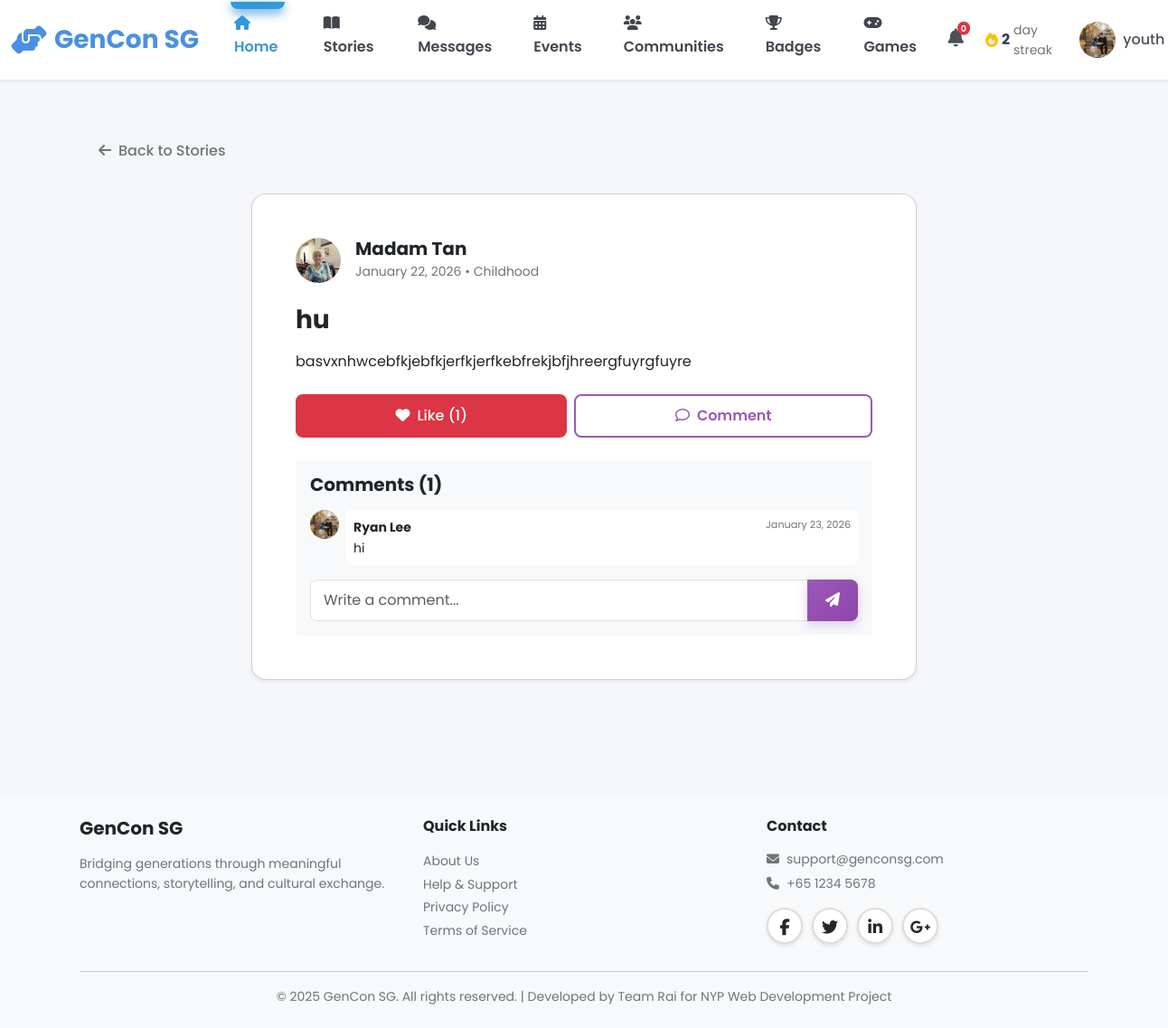
Screenshot of /youth/story/1 (signed in) with the database file from the repository.
### models.py (models this page shows, shortened)
class User(db.Model):
    __tablename__ = 'users'
    id = db.Column(db.Integer, primary_key=True)
    username = db.Column(db.String(80), unique=True, nullable=False, index=True)
    password_hash = db.Column(db.String(255), nullable=False)
    email = db.Column(db.String(120), unique=True, nullable=False, index=True)
    full_name = db.Column(db.String(120), nullable=False)
    phone = db.Column(db.String(20))
    age = db.Column(db.Integer, nullable=False)
    bio = db.Column(db.Text)  # User biography
    school = db.Column(db.String(255))  # School or organization for youth
    role = db.Column(db.String(20), nullable=False)  # 'senior', 'youth', or 'admin'
    elo = db.Column(db.Integer, default=1200) # Default ELO rating
    profile_picture = db.Column(db.String(255), default='images/default-avatar.png')
    disable_reason = db.Column(db.Text)
    interests_json = db.Column(db.Text)  # Stores interests as JSON array
    languages_json = db.Column(db.Text)  # Stores languages as JSON array
    accessibility_settings_json = db.Column(db.Text)  # Stores settings as JSON object
    created_at = db.Column(db.DateTime, default=datetime.utcnow, nullable=False)
    last_active = db.Column(db.DateTime, default=datetime.utcnow, nullable=False)
    is_active = db.Column(db.Boolean, default=True)
    stories = db.relationship('Story', back_populates='user', lazy='dynamic')
    sent_messages = db.relationship('Message', foreign_keys='Message.sender_id',
                                   back_populates='sender', lazy='dynamic')
    received_messages = db.relationship('Message', foreign_keys='Message.recipient_id',
                                       back_populates='recipient', lazy='dynamic')
    senior_pairs = db.relationship('Pair', foreign_keys='Pair.senior_id',
                                   back_populates='senior', lazy='dynamic')
    youth_pairs = db.relationship('Pair', foreign_keys='Pair.youth_id',
                                 back_populates='youth', lazy='dynamic')
    streak = db.relationship('Streak', back_populates='user', uselist=False)
    badges = db.relationship('Badge', back_populates='user', lazy='dynamic')
    checkins = db.relationship('Checkin', back_populates='user', lazy='dynamic')
    @property
    def interests(self):
        """Get interests as Python list from JSON string."""
        if self.interests_json:
            return json.loads(self.interests_json)
        return []
    @interests.setter
    def interests(self, value):
        """Set interests from Python list, store as JSON string."""
        self.interests_json = json.dumps(value)
    @property
    def languages(self):
        """Get languages as Python list from JSON string."""
        if self.languages_json:
            return json.loads(self.languages_json)
        return []
    @languages.setter
    def languages(self, value):
        """Set languages from Python list, store as JSON string."""
        self.languages_json = json.dumps(value)
    @property
    def accessibility_settings(self):
        """Get accessibility settings as Python dict from JSON string."""
        if self.accessibility_settings_json:
            return json.loads(self.accessibility_settings_json)
        return {}

class Story(db.Model):
    __tablename__ = 'stories'
    id = db.Column(db.Integer, primary_key=True)
    user_id = db.Column(db.Integer, db.ForeignKey('users.id'), nullable=False, index=True)
    title = db.Column(db.String(200), nullable=False)
    content = db.Column(db.Text, nullable=False)
    category = db.Column(db.String(50), nullable=False)  # 5 categories
    photo_url = db.Column(db.String(255))  # Optional photo
    audio_url = db.Column(db.String(255))  # Optional voice recording
    created_at = db.Column(db.DateTime, default=datetime.utcnow, nullable=False, index=True)
    updated_at = db.Column(db.DateTime, default=datetime.utcnow, onupdate=datetime.utcnow)
    user = db.relationship('User', back_populates='stories')
    reactions = db.relationship('StoryReaction', back_populates='story',
                               lazy='dynamic', cascade='all, delete-orphan')
    comments = db.relationship('StoryComment', back_populates='story',
                              lazy='dynamic', cascade='all, delete-orphan')

class StoryComment(db.Model):
    __tablename__ = 'story_comments'
    id = db.Column(db.Integer, primary_key=True)
    story_id = db.Column(db.Integer, db.ForeignKey('stories.id'), nullable=False, index=True)
    user_id = db.Column(db.Integer, db.ForeignKey('users.id'), nullable=False, index=True)
    content = db.Column(db.Text, nullable=False)
    created_at = db.Column(db.DateTime, default=datetime.utcnow, nullable=False)
    story = db.relationship('Story', back_populates='comments')
    user = db.relationship('User')

### blueprints/youth.py (the view)
@youth_bp.route('/story/<int:story_id>')
@login_required
def story_detail(story_id):
    story = Story.query.get_or_404(story_id)
    return render_template('youth/story_detail.html', story=story)

### app.py (called while the page is built)
@app.context_processor
def inject_user():
    user_streak = 0
    if 'user_id' in session:
        from models import Streak
        streak = Streak.query.filter_by(user_id=session['user_id']).first()
        if streak:
            user_streak = streak.current_streak
    return dict(session=session, user_streak=user_streak)

@app.after_request
def add_security_headers(response):
    csp = (
        "default-src 'self'; "
        "script-src 'self' 'unsafe-inline' 'unsafe-eval' blob: https://cdn.jsdelivr.net https://cdnjs.cloudflare.com; "
        "style-src 'self' 'unsafe-inline' https://cdn.jsdelivr.net https://cdnjs.cloudflare.com https://fonts.googleapis.com; "
        "font-src 'self' https://cdnjs.cloudflare.com https://fonts.gstatic.com; "
        "img-src 'self' data: blob: https:; "
        "connect-src 'self' ws: wss: https://cdn.jsdelivr.net https://cdnjs.cloudflare.com; "
        "worker-src 'self' blob:;"
    )
    response.headers['Content-Security-Policy'] = csp
    return response

@app.template_filter('timeago')
def timeago_filter(date):
    from datetime import datetime
    now = datetime.utcnow()
    diff = now - date
    seconds = diff.total_seconds()
    if seconds < 60:
        return 'Just now'
    elif seconds < 3600:
        minutes = int(seconds / 60)
        return f'{minutes} minute{"s" if minutes != 1 else ""} ago'
    elif seconds < 86400:
        hours = int(seconds / 3600)
        return f'{hours} hour{"s" if hours != 1 else ""} ago'
    elif seconds < 604800:
        days = int(seconds / 86400)
        return f'{days} day{"s" if days != 1 else ""} ago'
    else:
        return (date + timedelta(hours=8)).strftime('%B %d, %Y')

@app.template_filter('fix_pfp')
def fix_pfp_filter(path):
    if not path:
        return 'images/default-avatar.png'
    if path.startswith('images/'):
        return path
    if path.startswith('http'):
        return path
    return f'images/{path}'

### blueprints/youth.py (called while the page is built)
def login_required(f):
    @wraps(f)
    def decorated_function(*args, **kwargs):
        if 'user_id' not in session:
            flash('Please login to access this page', 'warning')
            return redirect(url_for('auth.login', role='youth'))
        if session.get('role') != 'youth':
            flash('Access denied. Youth account required.', 'danger')
            return redirect(url_for('index'))
        return f(*args, **kwargs)
    return decorated_function

### templates/youth/story_detail.html (shortened to what this page needs)
{% extends "base.html" %}
{% block body_class %}youth-dashboard{% endblock %}
{% block content %}
<div class="container py-4">
    <div class="mb-4">
        <a href="{{ url_for('youth.story_feed') }}" class="btn btn-outline-secondary">
            <i class="fas fa-arrow-left me-2"></i>Back to Stories
        </a>
    </div>
    <div class="row justify-content-center">
        <div class="col-lg-8">
            <div class="card shadow-sm">
                <div class="card-body p-4">
                    <div class="d-flex align-items-center mb-4">
                        <a href="{{ url_for('youth.public_profile', user_id=story.user.id) }}">
                            <img src="{{ url_for('static', filename=story.user.profile_picture|fix_pfp) }}" class="rounded-circle me-3" style="width: 50px; height: 50px; object-fit: cover;">
                        </a>
                        <div>
                            <a href="{{ url_for('youth.public_profile', user_id=story.user.id) }}" class="text-decoration-none text-dark">
                                <h5 class="mb-0 fw-bold">{{ story.user.full_name }}</h5>
                            </a>
                            <small class="text-muted">{{ story.created_at|timeago }} • {{ story.category }}</small>
                        </div>
                    </div>
                    <h2 class="h3 fw-bold mb-3">{{ story.title }}</h2>
                    <div class="card-text mb-4" style="white-space: pre-line;">{{ story.content }}</div>
                    <div class="d-flex gap-2 mb-4">
                        {% set user_liked = story.reactions.filter_by(user_id=session.user_id, reaction_type='heart').first() is not none %}
                        <button class="btn {{ 'btn-danger' if user_liked else 'btn-outline-danger' }} flex-grow-1" onclick="reactToStory({{ story.id }}, 'heart')">
                            <i class="{{ 'fas' if user_liked else 'far' }} fa-heart me-2"></i>Like ({{ story.reactions.count() }})
                        </button>
                        <button class="btn btn-outline-primary flex-grow-1" onclick="document.getElementById('commentInput').focus()">
                            <i class="far fa-comment me-2"></i>Comment
                        </button>
                    </div>
                    <div class="bg-light p-3 rounded">
                        <h5 class="mb-3">Comments ({{ story.comments.count() }})</h5>
                        <div class="comments-list mb-3">
                            {% for comment in story.comments %}
                            <div class="d-flex mb-3">
                                <img src="{{ url_for('static', filename=comment.user.profile_picture|fix_pfp) }}" class="rounded-circle me-2" style="width: 32px; height: 32px; object-fit: cover;">
                                <div class="bg-white p-2 rounded w-100">
                                    <div class="d-flex justify-content-between">
                                        <strong class="small">{{ comment.user.full_name }}</strong>
                                        <small class="text-muted" style="font-size: 0.7rem;">{{ comment.created_at|timeago }}</small>
                                    </div>
                                    <p class="mb-0 small">{{ comment.content }}</p>
                                </div>
                            </div>
                            {% endfor %}
                        </div>
                        <form onsubmit="postComment(event, {{ story.id }})">
                            <div class="input-group">
                                <input type="text" id="commentInput" class="form-control" placeholder="Write a comment..." required>
                                <button class="btn btn-primary" type="submit">
                                    <i class="fas fa-paper-plane"></i>
                                </button>
                            </div>
                        </form>
                    </div>
                </div>
            </div>
        </div>
    </div>
</div>
{% endblock %}

### static/css/main.css (style rules this page uses)
:root { --primary-color: #4A90E2; --primary-hover: #357ABD; --secondary-color: #7B68EE; --success-color: #28A745; --warning-color: #FFC107; --danger-color: #DC3545; --info-color: #17A2B8; --senior-primary: #E67E22; --senior-secondary: #2ECC71; --senior-accent: #F39C12; --youth-primary: #9B59B6; --youth-secondary: #3498DB; --youth-accent: #E74C3C; --admin-primary: #34495E; --admin-secondary: #16A085; --admin-accent: #E67E22; --white: #FFFFFF; --black: #000000; --gray-100: #F8F9FA; --gray-200: #E9ECEF; --gray-300: #DEE2E6; --gray-400: #CED4DA; --gray-500: #ADB5BD; --gray-600: #6C757D; --gray-700: #495057; --gray-800: #343A40; --gray-900: #212529; --font-family: 'Poppins', -apple-system, BlinkMacSystemFont, 'Segoe UI', sans-serif; --font-size-base: 16px; --font-size-sm: 14px; --font-size-lg: 18px; --font-size-xl: 20px; --font-size-xxl: 24px; --font-weight-light: 300; --font-weight-normal: 400; --font-weight-medium: 500; --font-weight-semibold: 600; --font-weight-bold: 700; --spacing-xs: 0.25rem; --spacing-sm: 0.5rem; --spacing-md: 1rem; --spacing-lg: 1.5rem; --spacing-xl: 2rem; --spacing-xxl: 3rem; --border-radius-sm: 0.25rem; --border-radius-md: 0.5rem; --border-radius-lg: 1rem; --border-radius-xl: 1.5rem; --border-radius-pill: 50rem; --shadow-sm: 0 1px 2px rgba(0, 0, 0, 0.05); --shadow-md: 0 4px 6px rgba(0, 0, 0, 0.1); --shadow-lg: 0 10px 15px rgba(0, 0, 0, 0.15); --shadow-xl: 0 20px 25px rgba(0, 0, 0, 0.2); --transition-fast: 150ms ease-in-out; --transition-base: 300ms ease-in-out; --transition-slow: 500ms ease-in-out; --z-dropdown: 1000; --z-sticky: 1020; --z-fixed: 1030; --z-modal-backdrop: 1040; --z-modal: 1050; --z-popover: 1060; --z-tooltip: 1070; }
* { margin: 0; padding: 0; box-sizing: border-box; }
a { text-decoration: none; color: inherit; transition: color var(--transition-fast); }
img { max-width: 100%; height: auto; display: block; }
body { font-family: var(--font-family); font-size: var(--font-size-base); font-weight: var(--font-weight-normal); line-height: 1.6; color: var(--gray-900); background-color: var(--gray-100); overflow-x: hidden; }
h1, h2, h3, h4, h5, h6 { font-weight: var(--font-weight-bold); line-height: 1.2; margin-bottom: var(--spacing-md); color: var(--gray-900); }
h2 { font-size: 2rem; }
h5 { font-size: 1.25rem; }
p { margin-bottom: var(--spacing-md); }
.text-muted { color: var(--gray-600) !important; }
.btn { display: inline-block; font-weight: var(--font-weight-medium); text-align: center; white-space: nowrap; vertical-align: middle; user-select: none; border: 1px solid transparent; padding: 0.625rem 1.25rem; font-size: var(--font-size-base); line-height: 1.5; border-radius: var(--border-radius-md); transition: all var(--transition-base); cursor: pointer; }
.btn-primary { background-color: var(--primary-color); color: var(--white); border-color: var(--primary-color); }
.btn-danger { background-color: var(--danger-color); color: var(--white); }
.btn-outline-primary { color: var(--primary-color); border-color: var(--primary-color); background-color: transparent; }
.card { background-color: var(--white); border-radius: var(--border-radius-lg); box-shadow: var(--shadow-md); padding: var(--spacing-lg); margin-bottom: var(--spacing-lg); transition: all var(--transition-base); }
.card-body { padding: var(--spacing-md) 0; }
.form-control { display: block; width: 100%; padding: 0.625rem 0.875rem; font-size: var(--font-size-base); font-weight: var(--font-weight-normal); line-height: 1.5; color: var(--gray-900); background-color: var(--white); border: 1px solid var(--gray-300); border-radius: var(--border-radius-md); transition: border-color var(--transition-fast); }
.mb-3 { margin-bottom: var(--spacing-md); }
.mb-4 { margin-bottom: var(--spacing-lg); }
.p-2 { padding: var(--spacing-sm); }
.p-3 { padding: var(--spacing-md); }
.p-4 { padding: var(--spacing-lg); }
.d-flex { display: flex; }
.justify-content-center { justify-content: center; }
.justify-content-between { justify-content: space-between; }
.align-items-center { align-items: center; }
.gap-2 { gap: var(--spacing-sm); }
.fw-bold { font-weight: var(--font-weight-bold); }
.rounded { border-radius: var(--border-radius-md); }
.rounded-circle { border-radius: 50%; }
.shadow-sm { box-shadow: var(--shadow-sm); }

### rows the page displays
User: profile_picture (picture), user.full_name "Madam Tan"
Story: created_at "January 22, 2026", category "Childhood", title "hu", content "basvxnhwcebfkjebfkjerfkjerfkebfrekjbfjhreergfuyrgfuyre"
StoryComment: profile_picture (picture), user.full_name "Ryan Lee", created_at "January 23, 2026", content "hi"

### other values shown
{{ user_streak|default(0) }} "2"
{{ session.username }} "youth"
{{ story.reactions.count() }} "1"
{{ story.comments.count() }} "1"
